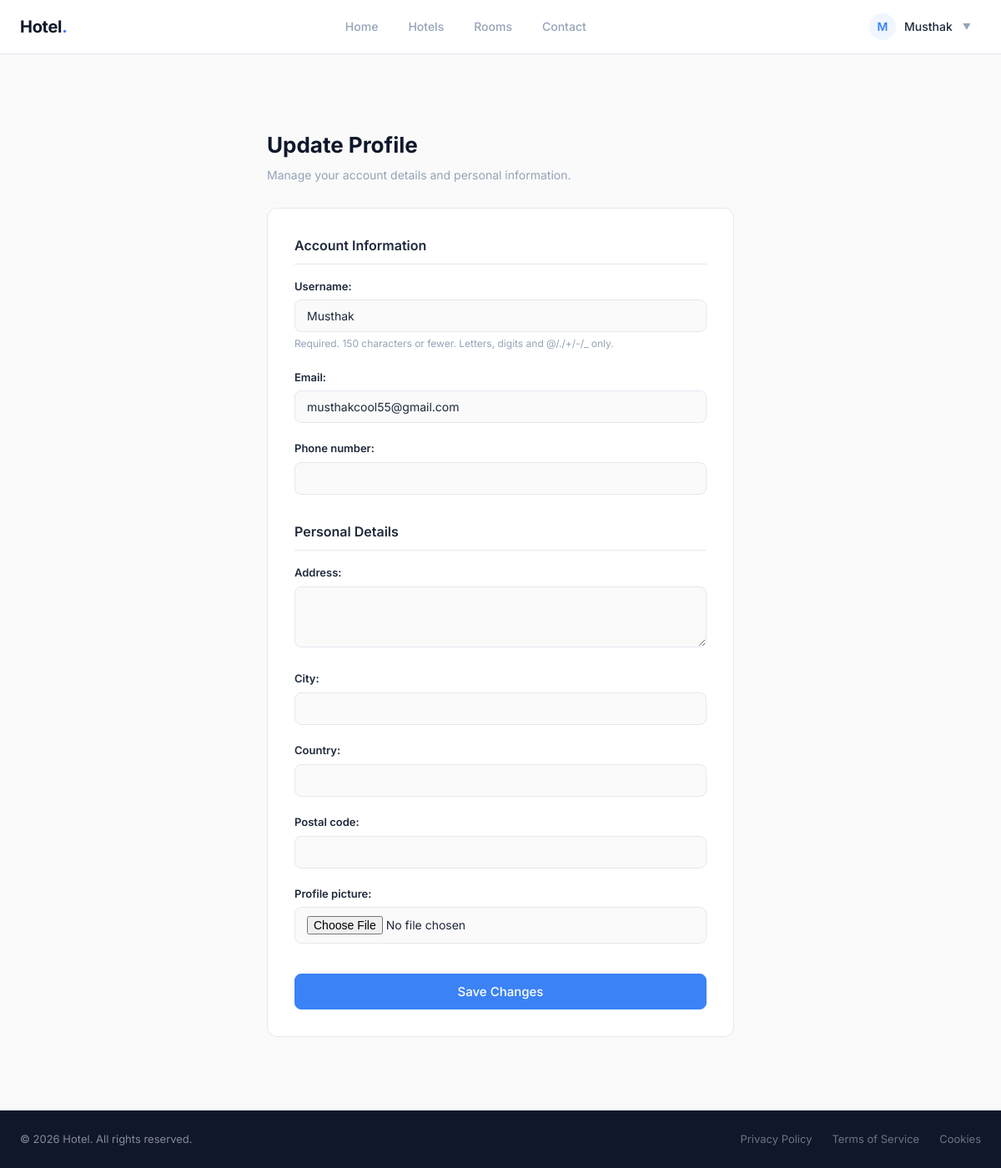
/accounts/profile/update/ (signed in), run on the app's committed database.
### accounts/models.py (models this page shows, shortened)
class CustomUser(AbstractUser):
    ROLE_CHOICES = (
        ("customer", "Customer"),
        ("owner", "Hotel Owner"),
    )
    email = models.EmailField(unique=True)
    phone_number = models.CharField(
        max_length=15,
        blank=True
    )
    role = models.CharField(
        max_length=20,
        choices=ROLE_CHOICES,
        default="customer"
    )
    USERNAME_FIELD = "email"
    REQUIRED_FIELDS = ["username"]

class Profile(models.Model):
    user = models.OneToOneField(
        CustomUser,
        on_delete=models.CASCADE,
        related_name="profile"
    )
    address = models.TextField(blank=True)
    city = models.CharField(
        max_length=100,
        blank=True
    )
    country = models.CharField(
        max_length=100,
        blank=True
    )
    postal_code = models.CharField(
        max_length=20,
        blank=True
    )
    profile_picture = models.ImageField(
        upload_to="profiles/",
        blank=True,
        null=True
    )

### accounts/views.py (the view)
# urls.py: path("profile/update/", profile_update, name="profile_update"),
@login_required
def profile_update(request):
    try:
        profile = request.user.profile
    except Profile.DoesNotExist:
        profile = Profile.objects.create(user=request.user)
    if request.method == "POST":
        user_form = CustomUserUpdateForm(request.POST, instance=request.user)
        profile_form = ProfileUpdateForm(request.POST, request.FILES, instance=profile)
        if user_form.is_valid() and profile_form.is_valid():
            user_form.save()
            profile_form.save()
            return redirect("home")
    else:
        user_form = CustomUserUpdateForm(instance=request.user)
        profile_form = ProfileUpdateForm(instance=profile)
    context = {
        "user_form": user_form,
        "profile_form": profile_form,
    }
    return render(request, "registration/profile_update.html", context)

### accounts/forms.py
class CustomUserUpdateForm(forms.ModelForm):
    class Meta:
        model = CustomUser
        fields = (
            "username",
            "email",
            "phone_number",
        )
        widgets = {
            "username": forms.TextInput(
                attrs={"class": "form-control"}
            ),
            "email": forms.EmailInput(
                attrs={"class": "form-control"}
            ),
            "phone_number": forms.TextInput(
                attrs={"class": "form-control"}
            ),
        }

class ProfileUpdateForm(forms.ModelForm):
    class Meta:
        model = Profile
        fields = (
            "address",
            "city",
            "country",
            "postal_code",
            "profile_picture",
        )
        widgets = {
            "address": forms.Textarea(
                attrs={
                    "class": "form-control",
                    "rows": 3
                }
            ),
            "city": forms.TextInput(
                attrs={"class": "form-control"}
            ),
            "country": forms.TextInput(
                attrs={"class": "form-control"}
            ),
            "postal_code": forms.TextInput(
                attrs={"class": "form-control"}
            ),
        }

### templates/registration/profile_update.html (shortened to what this page needs)
{% extends "base.html" %}
{% block content %}
<div class="auth-card">
  <h1>Update Profile</h1>
  <p class="sub">Manage your account details and personal information.</p>
  <form class="auth-form" method="post" enctype="multipart/form-data">
    <div class="form-section">
      <h2>Account Information</h2>
      {% for field in user_form %}
        <div class="form-group">
          {{ field.label_tag }}
          {{ field }}
          {% if field.help_text %}
            <span class="helptext">{{ field.help_text }}</span>
          {% endif %}
        </div>
      {% endfor %}
    </div>
    <div class="form-section">
      <h2>Personal Details</h2>
      {% for field in profile_form %}
        <div class="form-group">
          {{ field.label_tag }}
          {{ field }}
        </div>
      {% endfor %}
    </div>
    <button type="submit" class="btn btn-primary">Save Changes</button>
  </form>
</div>
{% endblock content %}

### templates/base.html (shortened to what this page needs)
<!doctype html>
<html lang="en">
  <head>
  </head>
  <body>
    <nav>
      <div class="container">
        <a href="{% url 'home' %}" class="logo">Hotel<span>.</span></a>
        <ul class="nav-links">
          <li>
            <a
              href="{% url 'home' %}"
              class="{% if request.path == '/' %}active{% endif %}"
              >Home</a
            >
          </li>
          <li>
            <a
              href="{% url 'hotels:hotel_list' %}"
              class="{% if '/hotels/' in request.path %}active{% endif %}"
              >Hotels</a
            >
          </li>
          <li>
            <a
              href="{% url 'rooms:room_list' %}"
              class="{% if '/rooms/' in request.path %}active{% endif %}"
              >Rooms</a
            >
          </li>
          <li><a href="{% url 'contact' %}" class="{% if '/accounts/contact/' in request.path %}active{% endif %}">Contact</a></li>
        </ul>
        <div class="nav-actions">
          {% if user.is_authenticated %}
          <div class="user-menu" id="userMenu">
            <div class="user-badge" id="userToggle">
              <span class="avatar">{{ user.username|first|upper }}</span>
              <span>{{ user.username }}</span>
              <span class="chevron" id="chevron">&#9660;</span>
            </div>
          </div>
          {% else %}
          <a href="{% url 'login' %}" class="btn">Log in</a>
          <a href="{% url 'signup' %}" class="btn btn-primary">Sign up</a>
          {% endif %}
        </div>
      </div>
    </nav>
    <main class="fade-in">
       {% block content %}{% endblock content %}
    </main>
    <footer>
      <div class="container">
        <div class="footer-inner">
          <p>&copy; {% now "Y" %} Hotel. All rights reserved.</p>
          <div class="footer-links">
            <a href="#">Privacy Policy</a>
            <a href="#">Terms of Service</a>
            <a href="#">Cookies</a>
          </div>
        </div>
      </div>
    </footer>
  </body>
</html>

### templates/registration/profile_update.html (style rules this page uses)
.auth-card { max-width: 560px; margin: 0 auto; padding: 40px 0; }
.auth-card h1 { font-size: 26px; font-weight: 700; color: var(--primary); margin-bottom: 4px; }
.auth-card .sub { color: var(--text-muted); font-size: 14px; margin-bottom: 28px; }
.auth-form { background: var(--surface); border: 1px solid var(--border); border-radius: var(--radius); padding: 32px; }
.form-section { margin-bottom: 32px; }
.form-section h2 { font-size: 16px; font-weight: 600; color: var(--text); margin-bottom: 16px; padding-bottom: 8px; border-bottom: 1px solid var(--border); }
.form-group { margin-bottom: 20px; }
.form-group label { display: block; font-size: 13px; font-weight: 600; color: var(--text); margin-bottom: 6px; }
.form-group input, .form-group select, .form-group textarea { width: 100%; padding: 10px 14px; border: 1px solid var(--border); border-radius: 8px; font-size: 14px; font-family: inherit; color: var(--text); background: var(--bg); outline: none; transition: border-color 0.2s; }
.helptext { display: block; font-size: 12px; color: var(--text-muted); margin-top: 4px; }
.auth-form .btn { width: 100%; padding: 11px; font-size: 15px; margin-top: 4px; }
.auth-form .btn-primary { background: var(--accent); color: #fff; border-color: var(--accent); }

### data on the page
CustomUser: username|first "M", username "Musthak", user_form "Musthak" "musthakcool55@gmail.com"

### other printed values
{{ field.label_tag }} "Username:" "Email:" "Phone number:"
{{ field.help_text }} "Required. 150 characters or fewer. Letters, digits and @/./+/-/_ only."
{{ field.label_tag }} "Address:" "City:" "Country:" "Postal code:" "Profile picture:"
